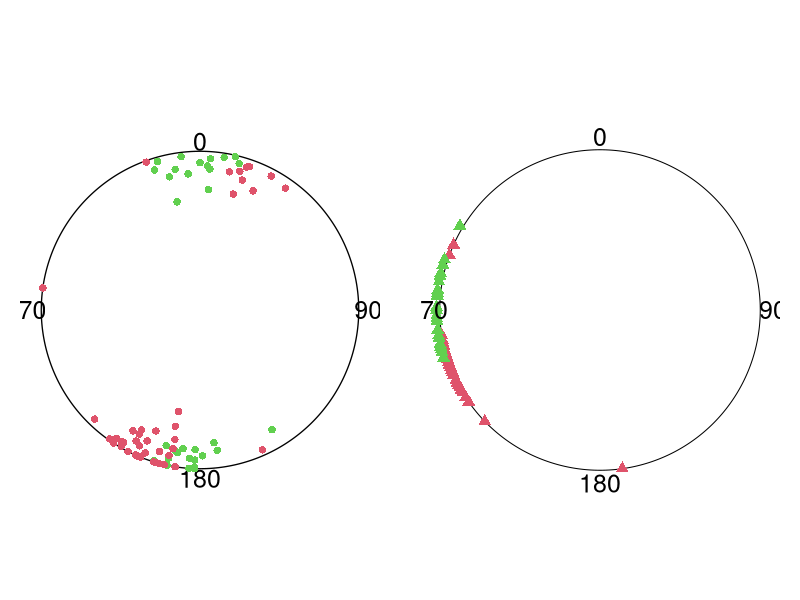

This figure's R source:
library(circular)

s <- read.table("bedding.txt", header = FALSE)
names(s) <- c("PLUNGE", "AZIMUTH", "group")

A <- subset(s, group == "A")
B <- subset(s, group == "B")

fix_lower_hemisphere <- function(plunge, azimuth) {
  azimuth <- azimuth %% 360
  neg <- plunge < 0
  plunge[neg]  <- abs(plunge[neg])
  azimuth[neg] <- (azimuth[neg] + 180) %% 360
  horiz <- plunge == 0
  azimuth[horiz] <- (azimuth[horiz] + 180) %% 360
  data.frame(plunge = plunge, azimuth = azimuth)
}

A2 <- fix_lower_hemisphere(A$PLUNGE, A$AZIMUTH)
B2 <- fix_lower_hemisphere(B$PLUNGE, B$AZIMUTH)


# Equal-area projection

line_xy <- function(plunge, azimuth) {
  p <- plunge * pi / 180
  a <- azimuth * pi / 180
  
  r <- sqrt(2) * sin((pi/2 - p) / 2)
  x <- r * sin(a)
  y <- r * cos(a)
  
  data.frame(x = x, y = y)
}

pA <- line_xy(A2$plunge, A2$azimuth)
pB <- line_xy(B2$plunge, B2$azimuth)

par(mfrow=c(1,2))
par(mar = c(1,1,2,1))
plot(NA, NA,
     xlim = c(-1.05, 1.05), ylim = c(-1.05, 1.05),
     asp = 1, axes = FALSE, xlab = "", ylab = "", main = "")

th <- seq(0, 2*pi, length.out = 400)
lines(cos(th), sin(th), lwd = 1.3)


text(0, 1.06, "0", cex=1.5)
text(1.06, 0, "90", cex=1.5)
text(0, -1.06, "180", cex=1.5)
text(-1.1, 0, "270", cex=1.5)

points(pA$x, pA$y, pch = 16, col = 3)
points(pB$x, pB$y, pch = 16, col = 2)


#Plot data on the circle

s <- read.table("bedding.txt")
names(s) <- c("PL", "APL", "group")
A <- subset(s, subset=group=="A") 
B <- subset(s, subset=group=="B")
y <- factor(c(A$group, B$group))

Along <- A$APL; Blong <- B$APL
t0 <- rad(Along)
t1 <- rad(Blong)
t0 <- t0+pi; t0 <- t0%%(2*pi) 
t1 <- t1+pi; t1 <- t1%%(2*pi)

par(mar = c(1,1,2,1))
plot(circular(t1),col=2,pch=17,cex=1.3, axes=FALSE)
xt0 <- 1.02*cos(t0) 
yt0 <- 1.02*sin(t0)
points(xt0, yt0, pch = 17, cex = 1.3, col = 3)
angles <- c(0, pi/2, pi, 3*pi/2)
labels <- c(0,90,180,270)

r <- 1.08
x <- r * sin(angles)
y <- r * cos(angles)
text(x, y, labels, cex=1.5)
